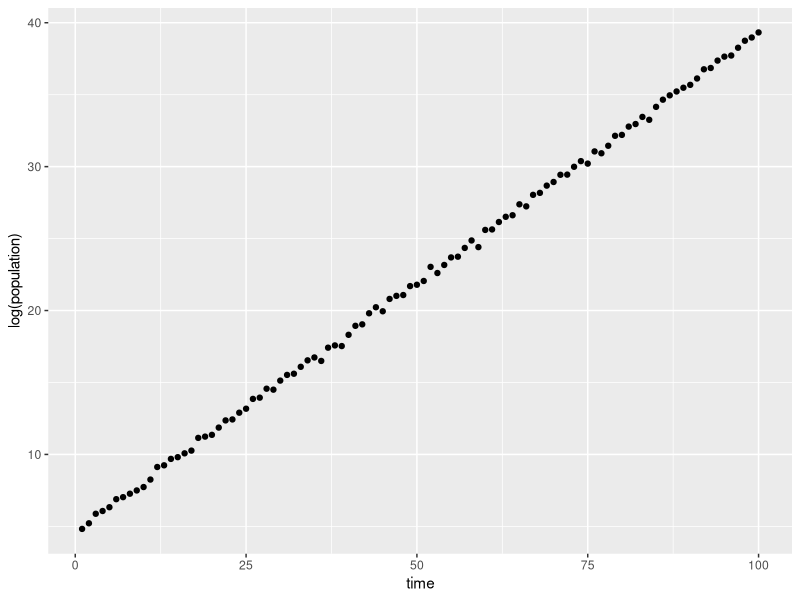

Recreate this plot in R. (Note: a time limit stopped this script after it produced the figure.)
## ---- chunk 1
## Import libraries

library(ggplot2)
## ---- chunk 2
###############################
##exponential growth function##
###############################

exp_growth <- function(t,a=1,b=2,ter=1){
  # This function returns the exponential after time t
  # parameters: 
  # t = time how long the function was growing (unit), no default
  # a = constant, start value of the the function (units observation at t0), default: 1
  # b = basis, growth factor of the function, default: 2 (doubling)
  # ter = time constant, time required to reach the growth factor, default: 1
  
  # Example: if this is modeling a rabbit population and 
  # we observe this population over 30 days, 
  # the initial population was 20 animals, 
  # we know that every 2 months, the population is 1.5 times the time it was before, 
  # we would give it the values:
  # t = 30 (days)
  # a = 20 (individuals)
  # b = 1.5 (factor)
  # ter = 60 (days)
  
  grown_population <- a*b^(t/ter)
  
  return(grown_population)
}


# test:

exp_growth(10)

## ---- chunk 3
# Define parameters: how long do we observe, what growth rate to we assume etc.

make_exp_data <- function(n,t,params = c(), noise = 0.2){
  # this function returns a data set with values from time 1 to time t
  # we assume that n observations are made at each t 
  # params should be a named list with names "a","b" and "ter" to feed the model
  # default for params is empty, i.e. default values for the exponential function are used
  # noise adds a random component to each data point, the size of the noise depends of the value of the data point (the larger the number, the larger the noise)
  
  # This function returns a table with n*t entries and two columns - time and population  size 
  
  # generate an empty table
  population_table <- matrix(0,nrow = n*t, ncol = 2)
  colnames(population_table) <- c("time","population")
  
  # repreat observed time points
  population_table[,1] <- rep((1:t),n)
  # fill in exponential growth
  population_table[,2] <- mapply(exp_growth,population_table[,1],MoreArgs=as.list(params))
  # assign errors
  error_terms          <- mapply(rnorm,1,0,(noise* population_table[,2]))
  # final values 
  population_table[,2] <- population_table[,2]+error_terms
  
  # create and return data frame
  population_table <- as.data.frame(population_table)
  
  return(population_table)
}


# define parameters
params <- c(a=100, b=2,ter=2)
# define number of observations
n      <- 1
# define number of observed time points
t      <- 100

population_table <- make_exp_data(n,t,params)

# plot data
data_plot <- ggplot(data=population_table,aes(time,log(population)))+
  geom_point()

data_plot

## ---- chunk 4
rmsd_exp <- function(a,b,ter,data,t){
  # return sum of rmsd for data set and predictions
  
  pred_params <- c(a=a, b=b, ter = ter)
  preds <- make_exp_data(n=1,t=100,pred_params,noise = 0)
  
  sorted_data <- sort(data)
  sorted_preds <- sort(preds$population)
  
  return(sqrt(sum((sorted_preds-sorted_data)^2)/length(sorted_preds)))
}

rmsd_exponential <- function(data,t,startparams = NA){
  
  # this functions writes a table for likelihood estimates
  # startparams should be given in a list of sequences
  
  if(is.na(startparams)){
    # define sequences of start parameters when they are not given by the user
    a  <- 1:100
    b  <- 1:100
    ter<- 1:100
  } else {
    a <- startparams["a"]
    b <- startparams["b"]
    ter <- startparams["ter"]
  }
  
  #create a large matrix
  optim_matrix <- matrix(nrow = length(a)*length(b)*length(ter),ncol = 4)
  
  # write all parameters
  optim_matrix[,1] <- mapply(rep,a, length(ter)*length(b))
  optim_matrix[,2] <- mapply(rep,b, length(ter))
  optim_matrix[,3] <- ter
  
  # estimate likelihood
  optim_matrix[,4] <- mapply(rmsd_exp,optim_matrix[,1],optim_matrix[,2],optim_matrix[,3],MoreArgs = list(data,t))
  
  
  # return best fit
  best_fit <- which(optim_matrix[,4]==min(optim_matrix[,4]))
  
  if (length(best_fit)>1){
    print("WARNING, more than one parameter pair maximised likelihood. Returning only one")
    best_fit <- best_fit[1]
  }
  
  colnames(optim_matrix) <- c("a","b","ter","rmsd")
  optim_matrix <- as.data.frame(optim_matrix)
  
  fitted_params <- c(a=optim_matrix$a[best_fit],b=optim_matrix$b[best_fit], ter =optim_matrix$ter[best_fit])
  print(fitted_params)
  return(optim_matrix)
}

fitted_table <- rmsd_exponential(population_table$population,t)
best_fit     <- which(fitted_table$rmsd == min(fitted_table$rmsd))

fitted_params <- c(a=fitted_table$a[best_fit] ,b=fitted_table$b[best_fit] ,ter=fitted_table$ter[best_fit])

## ---- chunk 5
# plot data and estimation

preds <- make_exp_data(n,t,params = fitted_params,noise=0)


plot <- ggplot(data=population_table, aes(time,log(population)))+
  geom_point()+
  geom_line(data=preds,color = "steelblue")

plot
